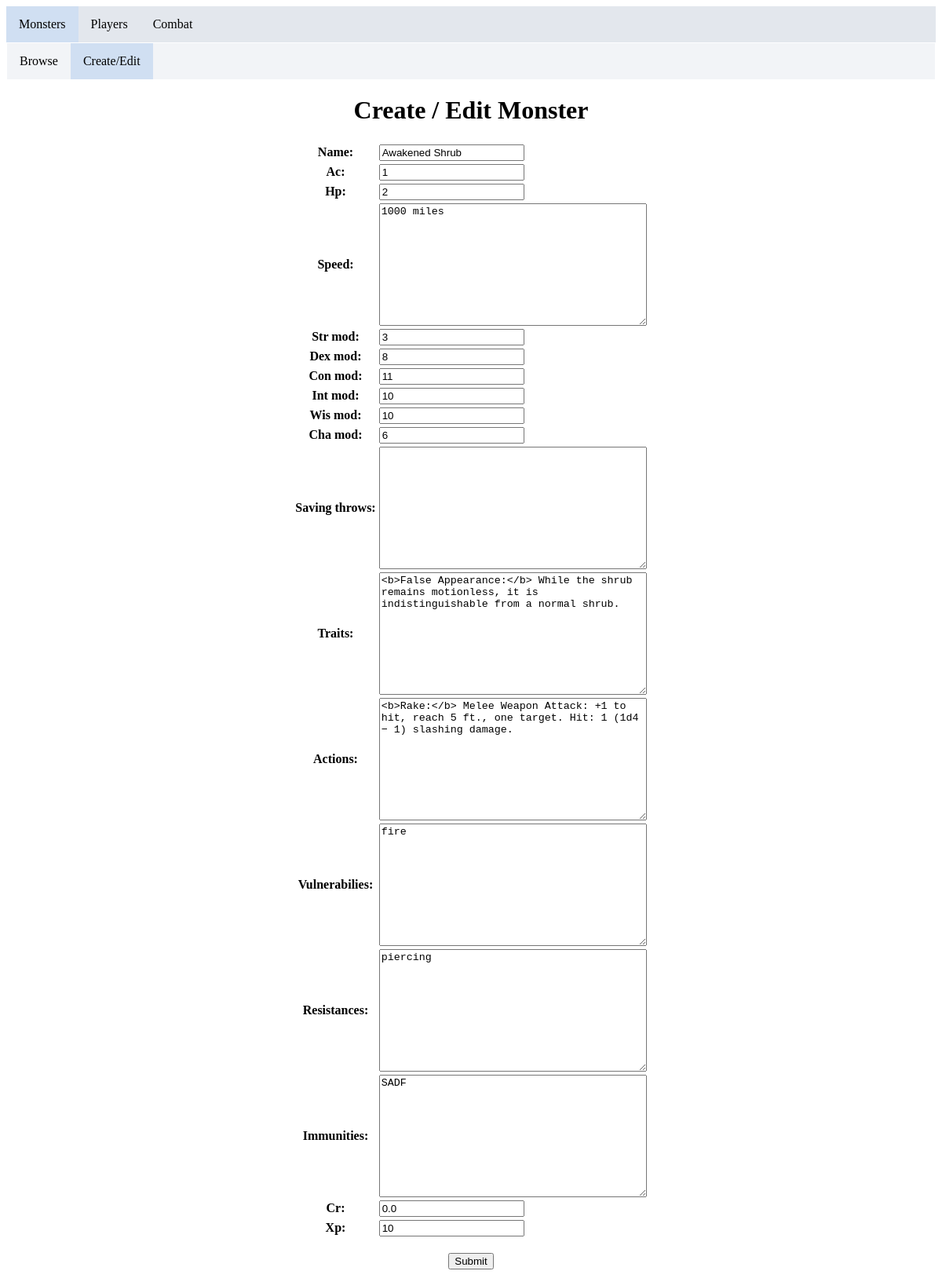
The app's page /monsters/create/Awakened Shrub/, older data.
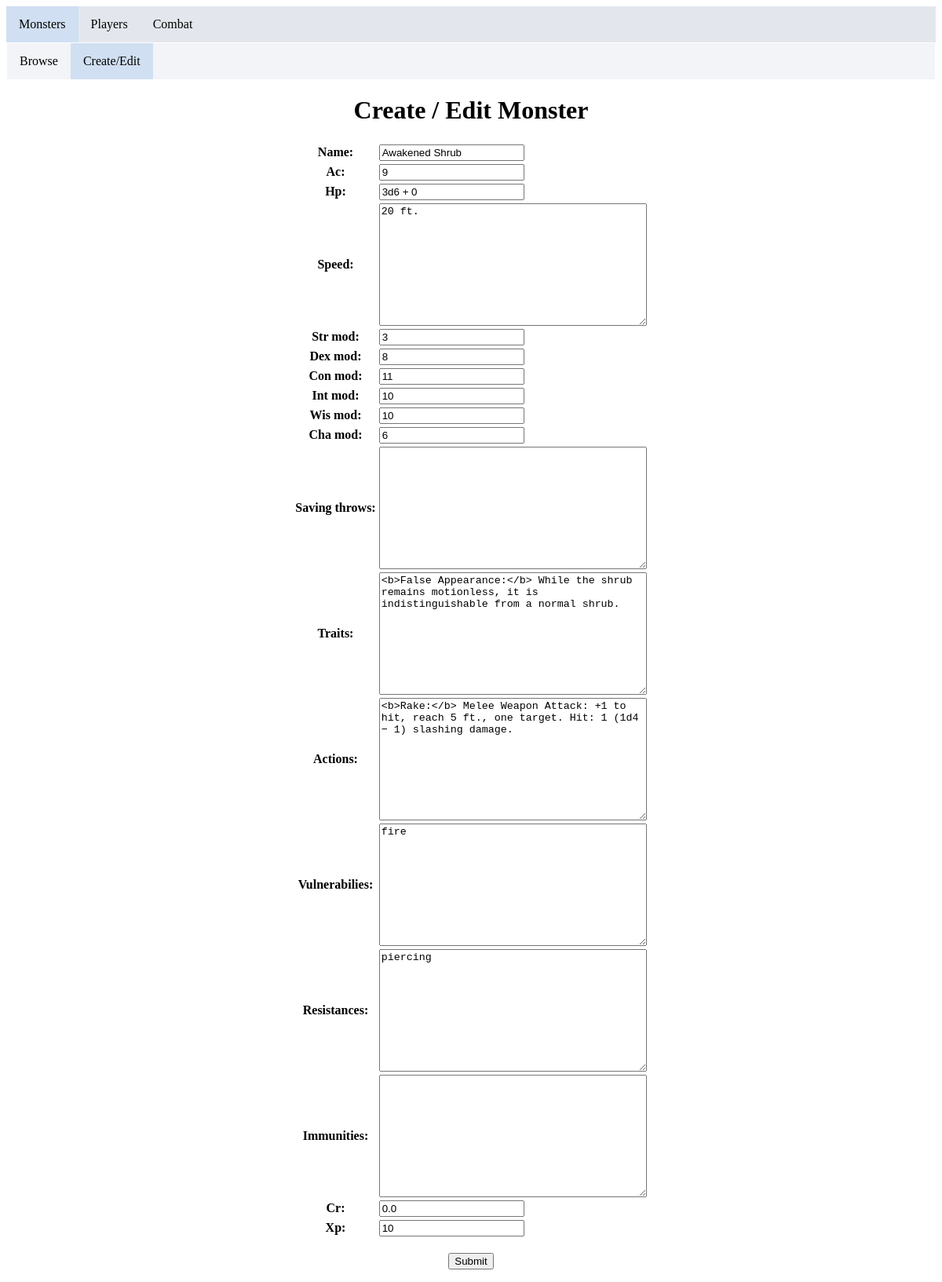
The same page, newer data.
### monsters/models.py (models this page shows)
class Monster(models.Model):
    name = models.CharField(max_length=50, unique=True)
    size = models.CharField(max_length=20, null=True, blank=True)
    type = models.CharField(max_length=20, null=True, blank=True)
    alignment = models.CharField(max_length=20, null=True, blank=True)
    ac = models.IntegerField(null=True, blank=True)
    hp = models.CharField(max_length=12, null=True, blank=True)
    speed = models.TextField(null=True, blank=True)
    str_mod = models.IntegerField(null=True, blank=True)
    dex_mod = models.IntegerField(null=True, blank=True)
    con_mod = models.IntegerField(null=True, blank=True)
    int_mod = models.IntegerField(null=True, blank=True)
    wis_mod = models.IntegerField(null=True, blank=True)
    cha_mod = models.IntegerField(null=True, blank=True)
    saving_throws = models.TextField(null=True, blank=True)
    skills = models.TextField(null=True, blank=True)
    vulnerabilies = models.TextField(null=True, blank=True)
    resistances = models.TextField(null=True, blank=True)
    immunities = models.TextField(null=True, blank=True)
    senses = models.TextField(null=True, blank=True)
    languages = models.TextField(null=True, blank=True)
    cr = models.FloatField(null=True, blank=True)
    xp = models.IntegerField(null=True, blank=True)
    traits = models.TextField(null=True, blank=True)
    actions = models.TextField(null=True, blank=True)
    legendary_actions = models.TextField(null=True, blank=True)

### monsters/views.py (the view)
# urls.py: path('create/<str:name>/', views.create, name='create_monster'),
def create(request, name=None):
    print(request)
    print(name)
    if request.method == 'POST':
        if name is not None:
            m = Monster.objects.get(name=name)
            f = MonsterForm(request.POST, instance=m)
        else:
            f = MonsterForm(request.POST)
        if f.is_valid():
            f.save()
            return HttpResponseRedirect(reverse('browse_monsters'))
        else:
            return HttpResponse(str(f.errors))
    else:
        if name is not None:
            f = MonsterForm(instance=Monster.objects.get(name=name))
        else:
            f = MonsterForm()
    context = {'form': f,
               }
    return render(request, 'monsters/create.html', context)

### monsters/forms.py
class MonsterForm(ModelForm):
    class Meta:
        model = Monster
        fields = ['name',
                  'ac',
                  'hp',
                  'speed',
                  'str_mod',
                  'dex_mod',
                  'con_mod',
                  'int_mod',
                  'wis_mod',
                  'cha_mod',
                  'saving_throws',
                  'traits',
                  'actions',
                  'vulnerabilies',
                  'resistances',
                  'immunities',
                  'cr',
                  'xp',
                  ]

### monsters/templates/monsters/create.html (shortened to what this page needs)
{% extends "monsters/sub_nav.html" %}
{% block li_custom_att %}active{% endblock %}
{% block content2 %}
  <h1>Create / Edit Monster</h1>
  <form action="" method="post">
      <table align="center">{{ form.as_table }}</table>
    <div style="text-align:center;">
        <br>
        <input type="submit" value="Submit">
    </div>
  </form>
{% endblock %}

### monsters/templates/monsters/sub_nav.html (shortened to what this page needs)
{% extends "dndd/nav.html" %}
{% block li_monsters_att %}active{% endblock %}
{% block content %}
<ul class="nav2">
  <li class="nav2"><a class="nav2 {% block li_browse_att %}{% endblock %}" href="browse">Browse</a></li>
  <li class="nav2"><a class="nav2 {% block li_custom_att %}{% endblock %}" href="create">Create/Edit</a></li>
</ul>
    {% block content2 %}
    {% endblock %}
{% endblock %}

### templates/dndd/nav.html (shortened to what this page needs)
<html>
<head>
{% load static %}
<link rel="stylesheet" type="text/css" href="{% static 'dndd/style.css' %}">
</head>
<body>
<ul class="nav1">
  <li class="nav1"><a class="{% block li_monsters_att %}{% endblock %} nav1" href="/monsters">Monsters</a></li>
  <li class="nav1"><a class="{% block li_players_att %}{% endblock %} nav1" href="/players">Players</a></li>
  <li class="nav1"><a class="{% block li_combat_att %}{% endblock %} nav1" href="/combat">Combat</a></li>
</ul>
{% block content %}
{% endblock %}
</body>
</html>

### static/dndd/style.css (style rules this page uses)
ul.nav1 { list-style-type: none; margin: 0; padding: 0; overflow: hidden; background-color: #e3e7ed; }
li.nav1 { float: left; }
li a.nav1 { display: block; color: black; text-align: center; padding: 14px 16px; text-decoration: none; }
ul.nav2 { list-style-type: none; margin: 1; padding: 0; overflow: hidden; background-color: #f2f4f7; }
li.nav2 { float: left; }
li a.nav2 { display: block; color: black; text-align: center; padding: 14px 16px; text-decoration: none; }
.active { background-color: #d0dff2; }
h1 { text-align: center; }

Row changes from the older to the newer data that the page shows:
changed Monster "Awakened Shrub": ac "1" → "9"; hp "2" → "3d6 + 0"; speed "1000 miles" → "20 ft."; immunities "SADF" → (not shown)
